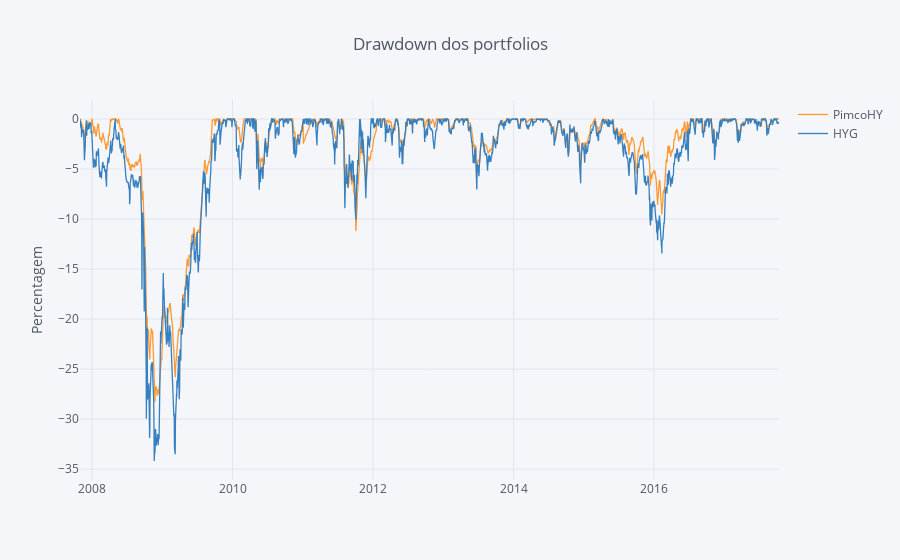

Write notebook code for a chart like this one.
### Code cell
#### Computing Drawdowns ####
DD = round(compute_drawdowns(Quotes_df_norm), 2)

DD.iplot(kind='scatter', title='Drawdown dos portfolios', yTitle='Percentagem')

### Figure 1 — Plotly figure (JSON) as saved in the notebook; plotly's stock layout.template omitted (floating-point values rounded to 4 significant figures; data arrays with more than 128 entries replaced by an {"elided": "..."} marker saying what was removed)
{"data": [{"line": {"color": "rgba(255, 153, 51, 1.0)", "dash": "solid", "width": 1.3}, "mode": "lines", "name": "PimcoHY", "text": "", "type": "scatter", "x": {"elided": "2506 str values"}, "y": {"elided": "2506 float values"}}, {"line": {"color": "rgba(55, 128, 191, 1.0)", "dash": "solid", "width": 1.3}, "mode": "lines", "name": "HYG", "text": "", "type": "scatter", "x": {"elided": "2506 str values"}, "y": {"elided": "2506 float values"}}], "layout": {"legend": {"bgcolor": "#F5F6F9", "font": {"color": "#4D5663"}}, "paper_bgcolor": "#F5F6F9", "plot_bgcolor": "#F5F6F9", "title": "Drawdown dos portfolios", "titlefont": {"color": "#4D5663"}, "xaxis1": {"gridcolor": "#E1E5ED", "showgrid": true, "tickfont": {"color": "#4D5663"}, "title": "", "titlefont": {"color": "#4D5663"}, "zerolinecolor": "#E1E5ED"}, "yaxis1": {"gridcolor": "#E1E5ED", "showgrid": true, "tickfont": {"color": "#4D5663"}, "title": "Percentagem", "titlefont": {"color": "#4D5663"}, "zerolinecolor": "#E1E5ED"}}}
